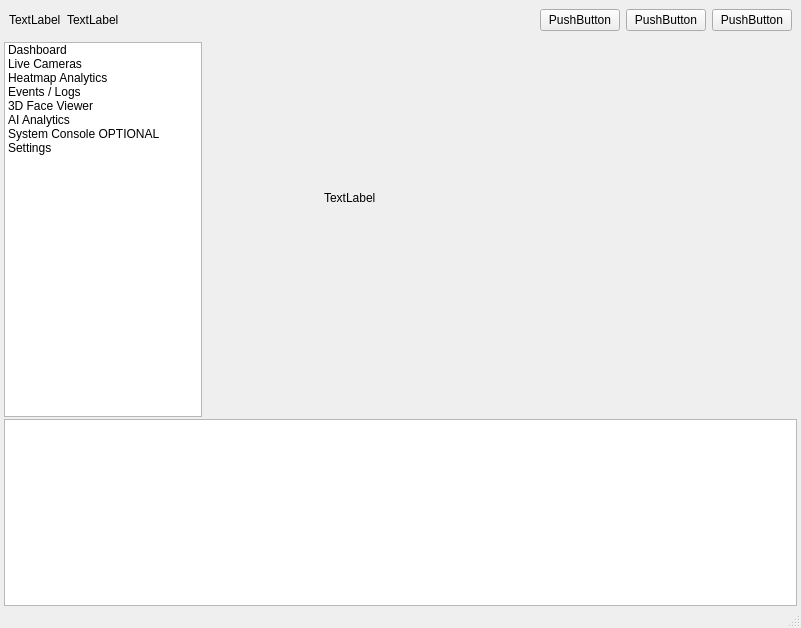
<?xml version="1.0" encoding="UTF-8"?>
<ui version="4.0">
 <class>MainWindow</class>
 <widget class="QMainWindow" name="MainWindow">
  <property name="geometry">
   <rect>
    <x>0</x>
    <y>0</y>
    <width>801</width>
    <height>628</height>
   </rect>
  </property>
  <property name="windowTitle">
   <string>MainWindow</string>
  </property>
  <widget class="QWidget" name="centralwidget">
   <layout class="QVBoxLayout" name="verticalLayout_2">
    <property name="spacing">
     <number>2</number>
    </property>
    <property name="leftMargin">
     <number>0</number>
    </property>
    <property name="topMargin">
     <number>0</number>
    </property>
    <property name="rightMargin">
     <number>0</number>
    </property>
    <property name="bottomMargin">
     <number>0</number>
    </property>
    <item>
     <widget class="QWidget" name="titleBar" native="true">
      <layout class="QHBoxLayout" name="horizontalLayout">
       <item>
        <widget class="QLabel" name="IconName">
         <property name="text">
          <string>TextLabel</string>
         </property>
        </widget>
       </item>
       <item>
        <widget class="QLabel" name="titleLabel">
         <property name="text">
          <string>TextLabel</string>
         </property>
        </widget>
       </item>
       <item>
        <spacer name="horizontalSpacer">
         <property name="orientation">
          <enum>Qt::Orientation::Horizontal</enum>
         </property>
         <property name="sizeHint" stdset="0">
          <size>
           <width>40</width>
           <height>20</height>
          </size>
         </property>
        </spacer>
       </item>
       <item>
        <widget class="QPushButton" name="btnMinimize">
         <property name="text">
          <string>PushButton</string>
         </property>
        </widget>
       </item>
       <item>
        <widget class="QPushButton" name="btnMaximize">
         <property name="text">
          <string>PushButton</string>
         </property>
        </widget>
       </item>
       <item>
        <widget class="QPushButton" name="btnClose">
         <property name="text">
          <string>PushButton</string>
         </property>
        </widget>
       </item>
      </layout>
     </widget>
    </item>
    <item>
     <layout class="QVBoxLayout" name="verticalLayout" stretch="2,1">
      <property name="leftMargin">
       <number>4</number>
      </property>
      <property name="rightMargin">
       <number>4</number>
      </property>
      <item>
       <layout class="QHBoxLayout" name="horizontalLayout_2" stretch="1,3">
        <item>
         <widget class="QListWidget" name="listModes">
          <item>
           <property name="text">
            <string>Dashboard</string>
           </property>
          </item>
          <item>
           <property name="text">
            <string>Live Cameras</string>
           </property>
          </item>
          <item>
           <property name="text">
            <string>Heatmap Analytics</string>
           </property>
          </item>
          <item>
           <property name="text">
            <string>Events / Logs</string>
           </property>
          </item>
          <item>
           <property name="text">
            <string>3D Face Viewer</string>
           </property>
          </item>
          <item>
           <property name="text">
            <string>AI Analytics</string>
           </property>
          </item>
          <item>
           <property name="text">
            <string>System Console OPTIONAL</string>
           </property>
          </item>
          <item>
           <property name="text">
            <string>Settings</string>
           </property>
          </item>
         </widget>
        </item>
        <item>
         <widget class="QStackedWidget" name="stackedWidget">
          <property name="currentIndex">
           <number>0</number>
          </property>
          <widget class="QWidget" name="page">
           <widget class="QLabel" name="labelCamera">
            <property name="geometry">
             <rect>
              <x>120</x>
              <y>100</y>
              <width>151</width>
              <height>111</height>
             </rect>
            </property>
            <property name="text">
             <string>TextLabel</string>
            </property>
            <property name="scaledContents">
             <bool>true</bool>
            </property>
           </widget>
          </widget>
          <widget class="QWidget" name="page_2"/>
         </widget>
        </item>
       </layout>
      </item>
      <item>
       <widget class="QListView" name="listView"/>
      </item>
     </layout>
    </item>
   </layout>
  </widget>
  <widget class="QStatusBar" name="statusbar"/>
 </widget>
 <resources/>
 <connections/>
</ui>
